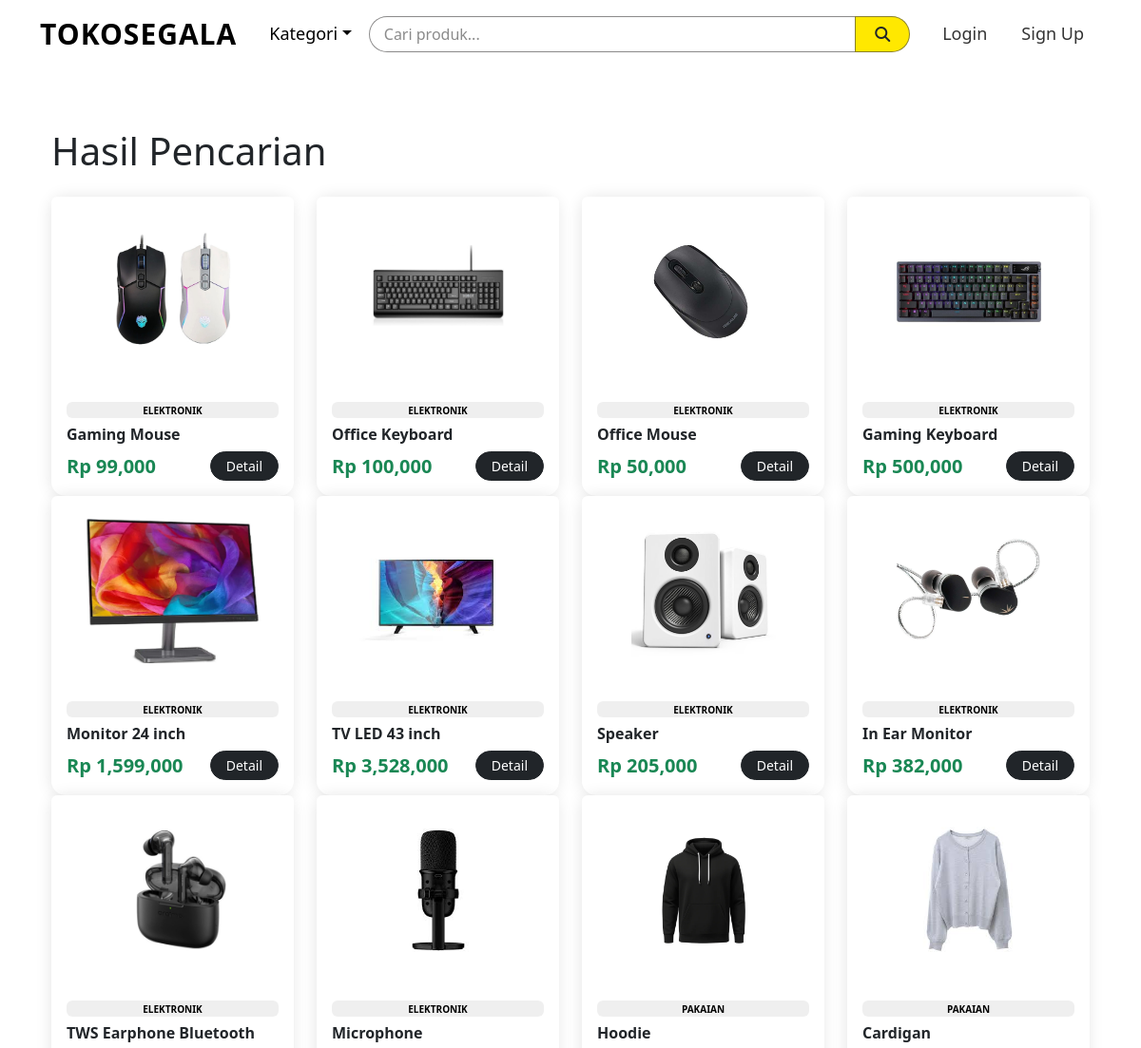
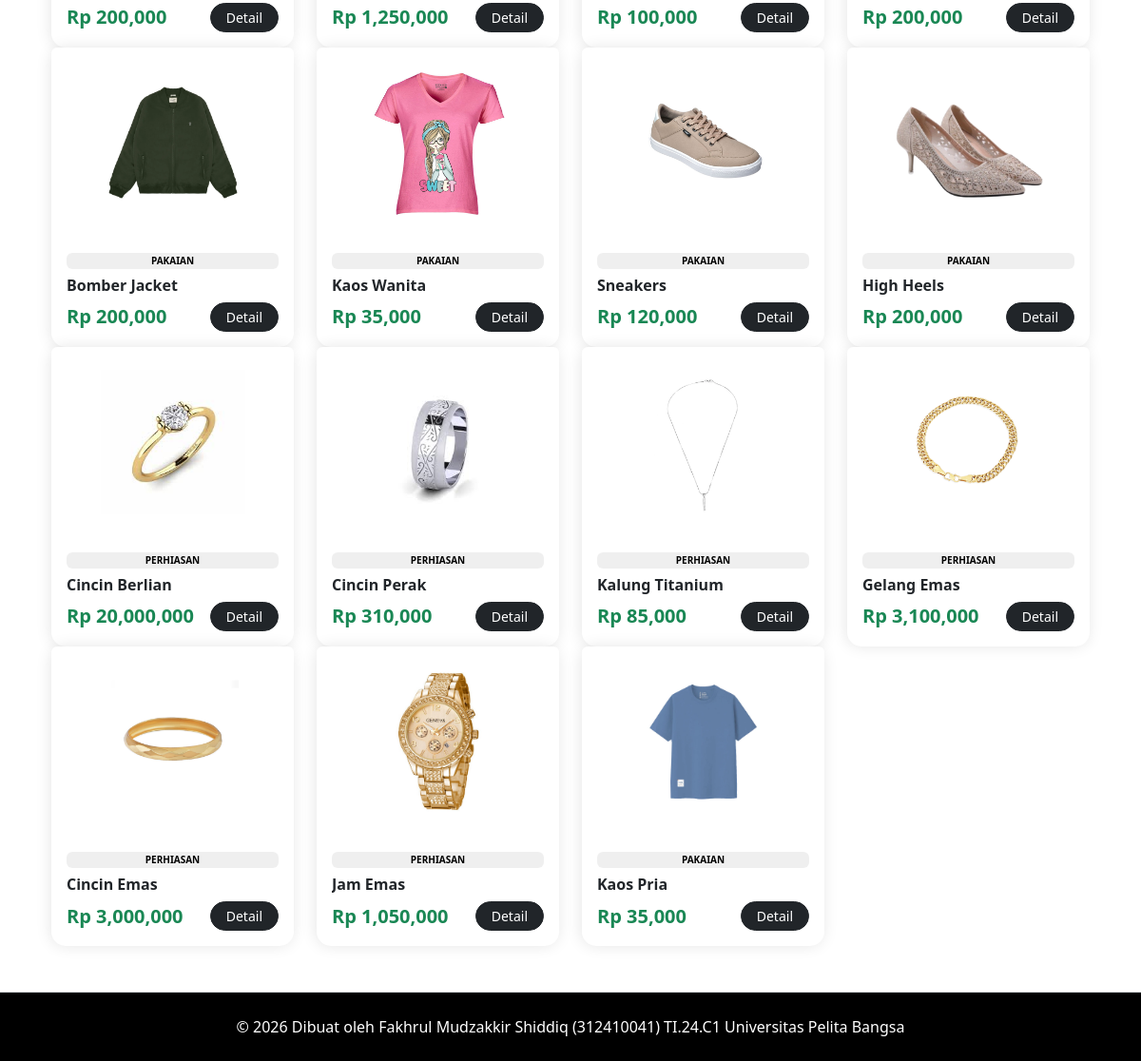
Screenshot of /search.php with the database file from the repository (2 pictures, top to bottom).
### tables this page shows
CREATE TABLE `products` (
  `id_product` int(11) NOT NULL,
  `nama_produk` varchar(100) NOT NULL,
  `kategori` varchar(50) DEFAULT NULL,
  `harga` int(11) NOT NULL,
  `stok` int(11) NOT NULL,
  `gambar` varchar(255) DEFAULT NULL
);

### search.php (the view, shortened to what this page needs)
<?php
include 'config/koneksi.php';
$where = [];
$where_sql = $where ? "WHERE ".implode(" AND ", $where) : "";
$produk = mysqli_query($koneksi, "SELECT * FROM products $where_sql");
?>
<div class="container mt-4">
  <h1 class="mb-4">Hasil Pencarian</h1>
  <div class="row">
    <?php while($p = mysqli_fetch_assoc($produk)): ?>
    <div class="col-6 col-sm-6 col-lg-3">
      <div class="card h-100 border-0">
        <div class="p-4 bg-white rounded-top" style="height: 200px">
          <img src="assets/images/<?= $p['gambar']; ?>" class="img-fluid h-100 w-100" style="object-fit: contain" />
        </div>
        <div class="card-body d-flex flex-column">
          <span class="badge bg-light text-primary text-uppercase mb-2" style="font-size: 10px"><?= $p['kategori']; ?></span>
          <h6 class="card-title fw-bold text-dark text-truncate"><?= $p['nama_produk']; ?></h6>
          <div class="mt-auto d-flex justify-content-between align-items-center">
            <span class="h5 fw-bold text-success mb-0">Rp <?= number_format($p['harga']); ?></span>
            <a href="detail_produk.php?id=<?= $p['id_product']; ?>" class="btn btn-dark btn-sm rounded-pill px-3">Detail</a>
          </div>
        </div>
      </div>
    </div>
    <?php endwhile; ?>
  </div>
</div>
<?php
include 'layout.php';

### assets/css/style.css (style rules this page uses)
body { background-color: #ffffff; margin: 0; padding: 0; }
.text-primary { color: #000000 !important; background-color: #00000010 !important; }
.card { border-radius: 15px; border: none; transition: 0.3s; box-shadow: -1px 0px 16px 0px rgba(0, 0, 0, 0.1); }

### rows the page displays
products: gambar (picture), kategori "ELEKTRONIK", nama_produk "Gaming Mouse", harga "99,000"
products: gambar (picture), kategori "ELEKTRONIK", nama_produk "Office Keyboard", harga "100,000"
products: gambar (picture), kategori "ELEKTRONIK", nama_produk "Office Mouse", harga "50,000"
products: gambar (picture), kategori "ELEKTRONIK", nama_produk "Gaming Keyboard", harga "500,000"
products: gambar (picture), kategori "ELEKTRONIK", nama_produk "Monitor 24 inch", harga "1,599,000"
products: gambar (picture), kategori "ELEKTRONIK", nama_produk "TV LED 43 inch", harga "3,528,000"
products: gambar (picture), kategori "ELEKTRONIK", nama_produk "Speaker", harga "205,000"
products: gambar (picture), kategori "ELEKTRONIK", nama_produk "In Ear Monitor", harga "382,000"
products: gambar (picture), kategori "ELEKTRONIK", nama_produk "TWS Earphone Bluetooth", harga "200,000"
products: gambar (picture), kategori "ELEKTRONIK", nama_produk "Microphone", harga "1,250,000"
products: gambar (picture), kategori "PAKAIAN", nama_produk "Hoodie", harga "100,000"
products: gambar (picture), kategori "PAKAIAN", nama_produk "Cardigan", harga "200,000"
products: gambar (picture), kategori "PAKAIAN", nama_produk "Bomber Jacket", harga "200,000"
products: gambar (picture), kategori "PAKAIAN", nama_produk "Kaos Wanita", harga "35,000"
products: gambar (picture), kategori "PAKAIAN", nama_produk "Sneakers", harga "120,000"
products: gambar (picture), kategori "PAKAIAN", nama_produk "High Heels", harga "200,000"
products: gambar (picture), kategori "PERHIASAN", nama_produk "Cincin Berlian", harga "20,000,000"
products: gambar (picture), kategori "PERHIASAN", nama_produk "Cincin Perak", harga "310,000"
products: gambar (picture), kategori "PERHIASAN", nama_produk "Kalung Titanium", harga "85,000"
products: gambar (picture), kategori "PERHIASAN", nama_produk "Gelang Emas", harga "3,100,000"
products: gambar (picture), kategori "PERHIASAN", nama_produk "Cincin Emas", harga "3,000,000"
products: gambar (picture), kategori "PERHIASAN", nama_produk "Jam Emas", harga "1,050,000"
products: gambar (picture), kategori "PAKAIAN", nama_produk "Kaos Pria", harga "35,000"
